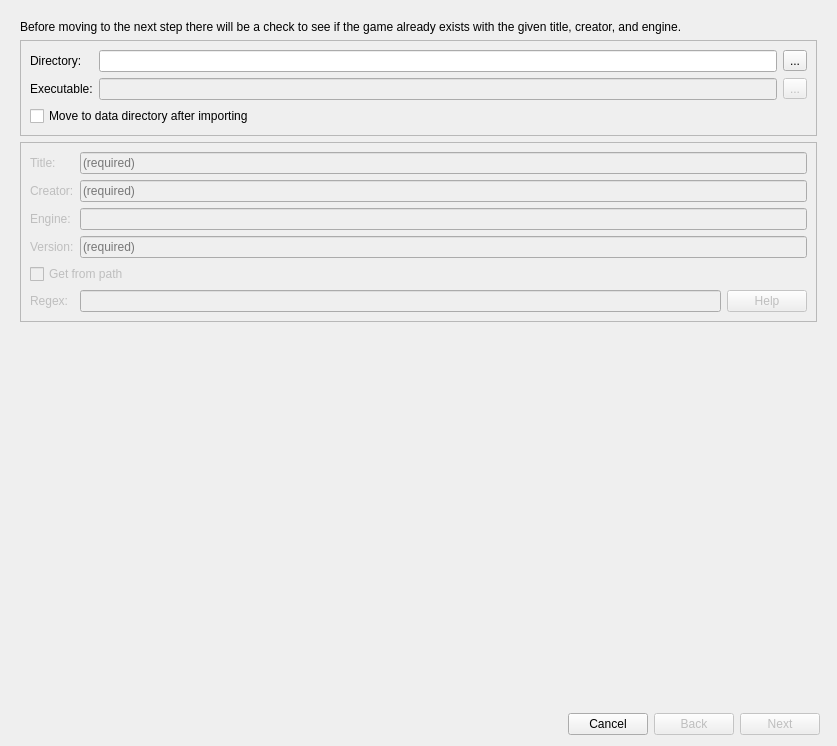
<?xml version="1.0" encoding="UTF-8"?>
<ui version="4.0">
 <class>SingleImporter</class>
 <widget class="QDialog" name="SingleImporter">
  <property name="geometry">
   <rect>
    <x>0</x>
    <y>0</y>
    <width>837</width>
    <height>746</height>
   </rect>
  </property>
  <property name="windowTitle">
   <string>Game Importer</string>
  </property>
  <layout class="QGridLayout" name="gridLayout_3">
   <item row="2" column="0" colspan="6">
    <widget class="QStackedWidget" name="stackedWidget">
     <property name="currentIndex">
      <number>0</number>
     </property>
     <widget class="QWidget" name="dataEntry">
      <layout class="QGridLayout" name="gridLayout_2">
       <item row="4" column="1">
        <spacer name="verticalSpacer_2">
         <property name="orientation">
          <enum>Qt::Vertical</enum>
         </property>
         <property name="sizeHint" stdset="0">
          <size>
           <width>20</width>
           <height>40</height>
          </size>
         </property>
        </spacer>
       </item>
       <item row="0" column="0" colspan="3">
        <widget class="QLabel" name="label_9">
         <property name="sizePolicy">
          <sizepolicy hsizetype="Preferred" vsizetype="Maximum">
           <horstretch>0</horstretch>
           <verstretch>0</verstretch>
          </sizepolicy>
         </property>
         <property name="text">
          <string>Before moving to the next step there will be a check to see if the game already exists with the given title, creator, and engine.</string>
         </property>
         <property name="wordWrap">
          <bool>true</bool>
         </property>
        </widget>
       </item>
       <item row="2" column="0" colspan="3">
        <widget class="QFrame" name="metadataFrame">
         <property name="enabled">
          <bool>false</bool>
         </property>
         <property name="frameShape">
          <enum>QFrame::StyledPanel</enum>
         </property>
         <property name="frameShadow">
          <enum>QFrame::Raised</enum>
         </property>
         <layout class="QGridLayout" name="gridLayout">
          <item row="4" column="0" colspan="2">
           <widget class="QCheckBox" name="cbUseRegex">
            <property name="text">
             <string>Get from path</string>
            </property>
           </widget>
          </item>
          <item row="3" column="0">
           <widget class="QLabel" name="label_4">
            <property name="text">
             <string>Version:</string>
            </property>
           </widget>
          </item>
          <item row="2" column="1" colspan="2">
           <widget class="QLineEdit" name="leEngine"/>
          </item>
          <item row="0" column="0">
           <widget class="QLabel" name="label">
            <property name="text">
             <string>Title:</string>
            </property>
           </widget>
          </item>
          <item row="5" column="0">
           <widget class="QLabel" name="label_8">
            <property name="text">
             <string>Regex:</string>
            </property>
           </widget>
          </item>
          <item row="0" column="1" colspan="2">
           <widget class="QLineEdit" name="leTitle">
            <property name="placeholderText">
             <string>(required)</string>
            </property>
           </widget>
          </item>
          <item row="5" column="1">
           <widget class="QLineEdit" name="leRegex"/>
          </item>
          <item row="2" column="0">
           <widget class="QLabel" name="label_3">
            <property name="text">
             <string>Engine:</string>
            </property>
           </widget>
          </item>
          <item row="1" column="0">
           <widget class="QLabel" name="label_2">
            <property name="text">
             <string>Creator:</string>
            </property>
           </widget>
          </item>
          <item row="1" column="1" colspan="2">
           <widget class="QLineEdit" name="leCreator">
            <property name="placeholderText">
             <string>(required)</string>
            </property>
           </widget>
          </item>
          <item row="3" column="1" colspan="2">
           <widget class="QLineEdit" name="leVersion">
            <property name="placeholderText">
             <string>(required)</string>
            </property>
           </widget>
          </item>
          <item row="5" column="2">
           <widget class="QPushButton" name="regexHelp">
            <property name="sizePolicy">
             <sizepolicy hsizetype="Maximum" vsizetype="Fixed">
              <horstretch>0</horstretch>
              <verstretch>0</verstretch>
             </sizepolicy>
            </property>
            <property name="text">
             <string>Help</string>
            </property>
           </widget>
          </item>
         </layout>
        </widget>
       </item>
       <item row="1" column="0" colspan="3">
        <widget class="QFrame" name="fileFrame">
         <property name="frameShape">
          <enum>QFrame::StyledPanel</enum>
         </property>
         <property name="frameShadow">
          <enum>QFrame::Raised</enum>
         </property>
         <layout class="QGridLayout" name="gridLayout_5">
          <item row="0" column="0">
           <widget class="QLabel" name="label_5">
            <property name="text">
             <string>Directory:</string>
            </property>
           </widget>
          </item>
          <item row="0" column="1">
           <widget class="QLineEdit" name="leRootPath"/>
          </item>
          <item row="0" column="2">
           <widget class="QToolButton" name="btnSelectRoot">
            <property name="text">
             <string>...</string>
            </property>
           </widget>
          </item>
          <item row="1" column="0">
           <widget class="QLabel" name="label_6">
            <property name="text">
             <string>Executable:</string>
            </property>
           </widget>
          </item>
          <item row="1" column="1">
           <widget class="QLineEdit" name="leExecutable">
            <property name="enabled">
             <bool>false</bool>
            </property>
           </widget>
          </item>
          <item row="1" column="2">
           <widget class="QToolButton" name="btnSelectExec">
            <property name="enabled">
             <bool>false</bool>
            </property>
            <property name="text">
             <string>...</string>
            </property>
           </widget>
          </item>
          <item row="2" column="0" colspan="2">
           <widget class="QCheckBox" name="cbMoveDir">
            <property name="text">
             <string>Move to data directory after importing</string>
            </property>
           </widget>
          </item>
         </layout>
        </widget>
       </item>
      </layout>
     </widget>
     <widget class="QWidget" name="bannerPage">
      <layout class="QGridLayout" name="gridLayout_6">
       <item row="1" column="4">
        <widget class="QLineEdit" name="leBannerWide"/>
       </item>
       <item row="2" column="0">
        <widget class="QLabel" name="label_13">
         <property name="text">
          <string>Cover:</string>
         </property>
        </widget>
       </item>
       <item row="3" column="0" colspan="3">
        <widget class="QLabel" name="label_16">
         <property name="text">
          <string>Banner previews:</string>
         </property>
        </widget>
       </item>
       <item row="1" column="2">
        <widget class="QPushButton" name="btnSelectNormal">
         <property name="sizePolicy">
          <sizepolicy hsizetype="Fixed" vsizetype="Fixed">
           <horstretch>0</horstretch>
           <verstretch>0</verstretch>
          </sizepolicy>
         </property>
         <property name="maximumSize">
          <size>
           <width>36</width>
           <height>16777215</height>
          </size>
         </property>
         <property name="text">
          <string>...</string>
         </property>
        </widget>
       </item>
       <item row="4" column="0" colspan="6">
        <widget class="QTabWidget" name="bannerTabWidget">
         <property name="currentIndex">
          <number>0</number>
         </property>
         <widget class="QWidget" name="normalTab">
          <attribute name="title">
           <string>Normal</string>
          </attribute>
          <layout class="QVBoxLayout" name="verticalLayout_3">
           <item>
            <widget class="ImageWidget" name="bannerNormal">
             <property name="text">
              <string>No image :(</string>
             </property>
             <property name="alignment">
              <set>Qt::AlignCenter</set>
             </property>
            </widget>
           </item>
          </layout>
         </widget>
         <widget class="QWidget" name="wideTab">
          <attribute name="title">
           <string>Wide</string>
          </attribute>
          <layout class="QVBoxLayout" name="verticalLayout_4">
           <item>
            <widget class="ImageWidget" name="bannerWide">
             <property name="text">
              <string>No image :(</string>
             </property>
             <property name="alignment">
              <set>Qt::AlignCenter</set>
             </property>
            </widget>
           </item>
          </layout>
         </widget>
         <widget class="QWidget" name="coverTab">
          <attribute name="title">
           <string>Cover</string>
          </attribute>
          <layout class="QVBoxLayout" name="verticalLayout_5">
           <item>
            <widget class="ImageWidget" name="bannerCover">
             <property name="text">
              <string>No image :(</string>
             </property>
             <property name="alignment">
              <set>Qt::AlignCenter</set>
             </property>
            </widget>
           </item>
          </layout>
         </widget>
         <widget class="QWidget" name="logoTab">
          <attribute name="title">
           <string>Logo</string>
          </attribute>
          <layout class="QVBoxLayout" name="verticalLayout_2">
           <item>
            <widget class="ImageWidget" name="bannerLogo">
             <property name="text">
              <string>No image :(</string>
             </property>
             <property name="alignment">
              <set>Qt::AlignCenter</set>
             </property>
            </widget>
           </item>
          </layout>
         </widget>
        </widget>
       </item>
       <item row="1" column="3">
        <widget class="QLabel" name="label_14">
         <property name="text">
          <string>Wide:</string>
         </property>
        </widget>
       </item>
       <item row="2" column="5">
        <widget class="QPushButton" name="btnSelectLogo">
         <property name="sizePolicy">
          <sizepolicy hsizetype="Fixed" vsizetype="Fixed">
           <horstretch>0</horstretch>
           <verstretch>0</verstretch>
          </sizepolicy>
         </property>
         <property name="maximumSize">
          <size>
           <width>36</width>
           <height>16777215</height>
          </size>
         </property>
         <property name="text">
          <string>...</string>
         </property>
        </widget>
       </item>
       <item row="2" column="2">
        <widget class="QPushButton" name="btnSelectCover">
         <property name="sizePolicy">
          <sizepolicy hsizetype="Fixed" vsizetype="Fixed">
           <horstretch>0</horstretch>
           <verstretch>0</verstretch>
          </sizepolicy>
         </property>
         <property name="maximumSize">
          <size>
           <width>36</width>
           <height>16777215</height>
          </size>
         </property>
         <property name="text">
          <string>...</string>
         </property>
        </widget>
       </item>
       <item row="1" column="1">
        <widget class="QLineEdit" name="leBannerNormal"/>
       </item>
       <item row="1" column="5">
        <widget class="QPushButton" name="btnSelectWide">
         <property name="sizePolicy">
          <sizepolicy hsizetype="Fixed" vsizetype="Fixed">
           <horstretch>0</horstretch>
           <verstretch>0</verstretch>
          </sizepolicy>
         </property>
         <property name="maximumSize">
          <size>
           <width>36</width>
           <height>16777215</height>
          </size>
         </property>
         <property name="text">
          <string>...</string>
         </property>
        </widget>
       </item>
       <item row="2" column="4">
        <widget class="QLineEdit" name="leBannerLogo"/>
       </item>
       <item row="1" column="0">
        <widget class="QLabel" name="label_12">
         <property name="text">
          <string>Normal:</string>
         </property>
        </widget>
       </item>
       <item row="2" column="1">
        <widget class="QLineEdit" name="leBannerCover"/>
       </item>
       <item row="2" column="3">
        <widget class="QLabel" name="label_15">
         <property name="text">
          <string>Logo</string>
         </property>
        </widget>
       </item>
       <item row="0" column="0" colspan="6">
        <widget class="QLabel" name="label_17">
         <property name="text">
          <string>Banners can be selected via the tool button or by dragging to it's tab (Select the tab first)</string>
         </property>
        </widget>
       </item>
      </layout>
     </widget>
     <widget class="QWidget" name="previewPage">
      <layout class="QGridLayout" name="gridLayout_4">
       <item row="3" column="1">
        <widget class="QPushButton" name="btnAddPreviews">
         <property name="text">
          <string>Add previews</string>
         </property>
        </widget>
       </item>
       <item row="3" column="0">
        <widget class="QPushButton" name="pushButton_2">
         <property name="text">
          <string>Remove selected</string>
         </property>
        </widget>
       </item>
       <item row="1" column="0" colspan="2">
        <widget class="ImageView" name="previews">
         <property name="selectionMode">
          <enum>QAbstractItemView::ExtendedSelection</enum>
         </property>
         <property name="movement">
          <enum>QListView::Free</enum>
         </property>
         <property name="flow">
          <enum>QListView::LeftToRight</enum>
         </property>
         <property name="isWrapping" stdset="0">
          <bool>true</bool>
         </property>
         <property name="resizeMode">
          <enum>QListView::Adjust</enum>
         </property>
        </widget>
       </item>
       <item row="0" column="0" colspan="2">
        <widget class="QLabel" name="btnRemovePreviews">
         <property name="text">
          <string>Drag and drop to reorder</string>
         </property>
        </widget>
       </item>
      </layout>
     </widget>
     <widget class="QWidget" name="finalSummary">
      <layout class="QVBoxLayout" name="verticalLayout">
       <item>
        <widget class="QLabel" name="summary">
         <property name="text">
          <string>You are about to do the following:</string>
         </property>
        </widget>
       </item>
       <item>
        <spacer name="verticalSpacer_3">
         <property name="orientation">
          <enum>Qt::Vertical</enum>
         </property>
         <property name="sizeHint" stdset="0">
          <size>
           <width>20</width>
           <height>40</height>
          </size>
         </property>
        </spacer>
       </item>
      </layout>
     </widget>
    </widget>
   </item>
   <item row="3" column="4">
    <widget class="QPushButton" name="btnNext">
     <property name="enabled">
      <bool>false</bool>
     </property>
     <property name="text">
      <string>Next</string>
     </property>
    </widget>
   </item>
   <item row="3" column="3">
    <widget class="QPushButton" name="btnBack">
     <property name="enabled">
      <bool>false</bool>
     </property>
     <property name="text">
      <string>Back</string>
     </property>
    </widget>
   </item>
   <item row="3" column="2">
    <widget class="QPushButton" name="btnCancel">
     <property name="text">
      <string>Cancel</string>
     </property>
    </widget>
   </item>
   <item row="3" column="0">
    <widget class="QLabel" name="infoLabel">
     <property name="text">
      <string/>
     </property>
    </widget>
   </item>
   <item row="3" column="1">
    <spacer name="horizontalSpacer">
     <property name="orientation">
      <enum>Qt::Horizontal</enum>
     </property>
     <property name="sizeHint" stdset="0">
      <size>
       <width>40</width>
       <height>20</height>
      </size>
     </property>
    </spacer>
   </item>
  </layout>
 </widget>
 <customwidgets>
  <customwidget>
   <class>ImageView</class>
   <extends>QListView</extends>
   <header>ui/views/ImageView.hpp</header>
  </customwidget>
  <customwidget>
   <class>ImageWidget</class>
   <extends>QLabel</extends>
   <header>ui/widgets/images/ImageWidget.hpp</header>
  </customwidget>
 </customwidgets>
 <resources/>
 <connections/>
</ui>
